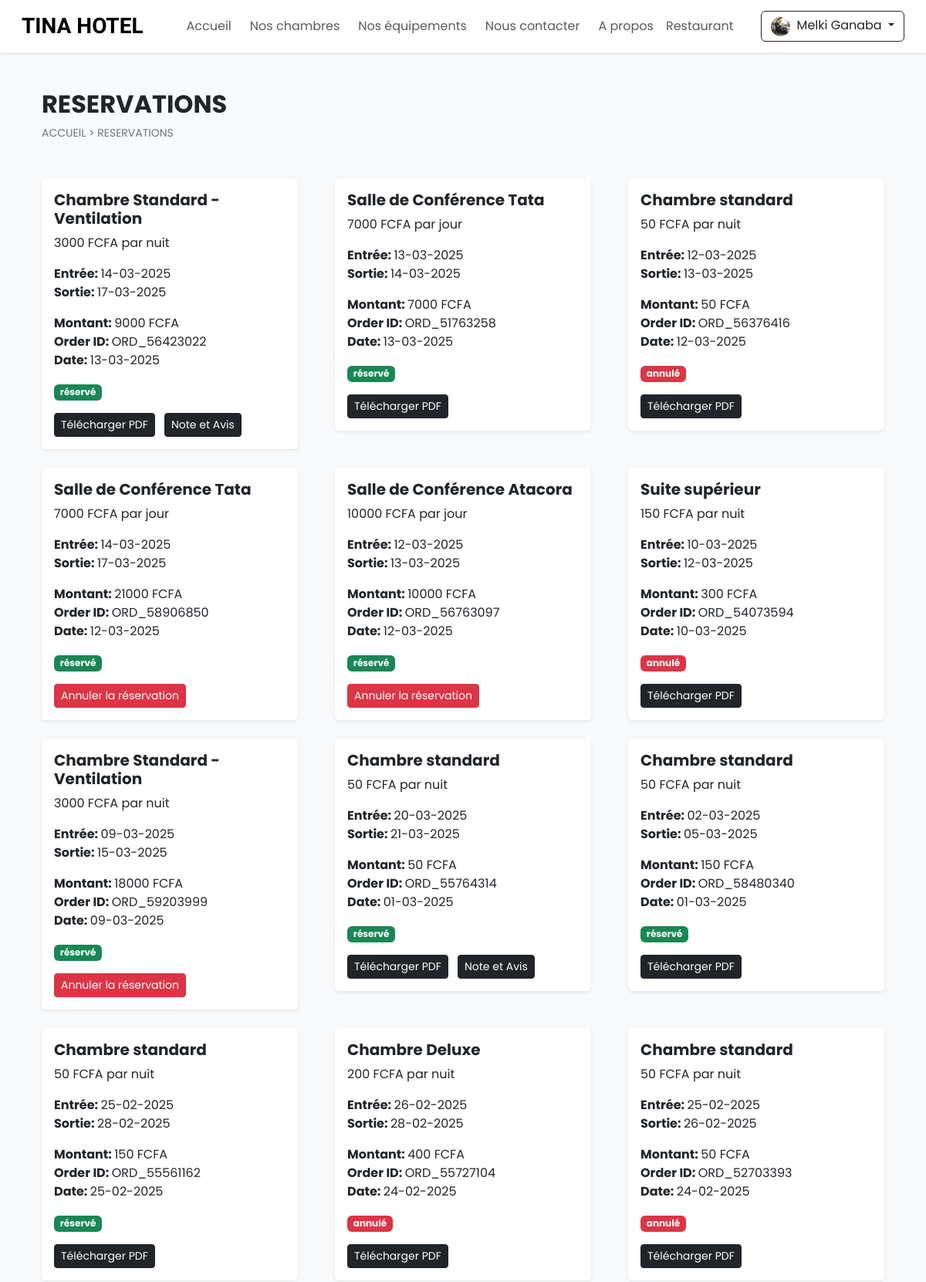
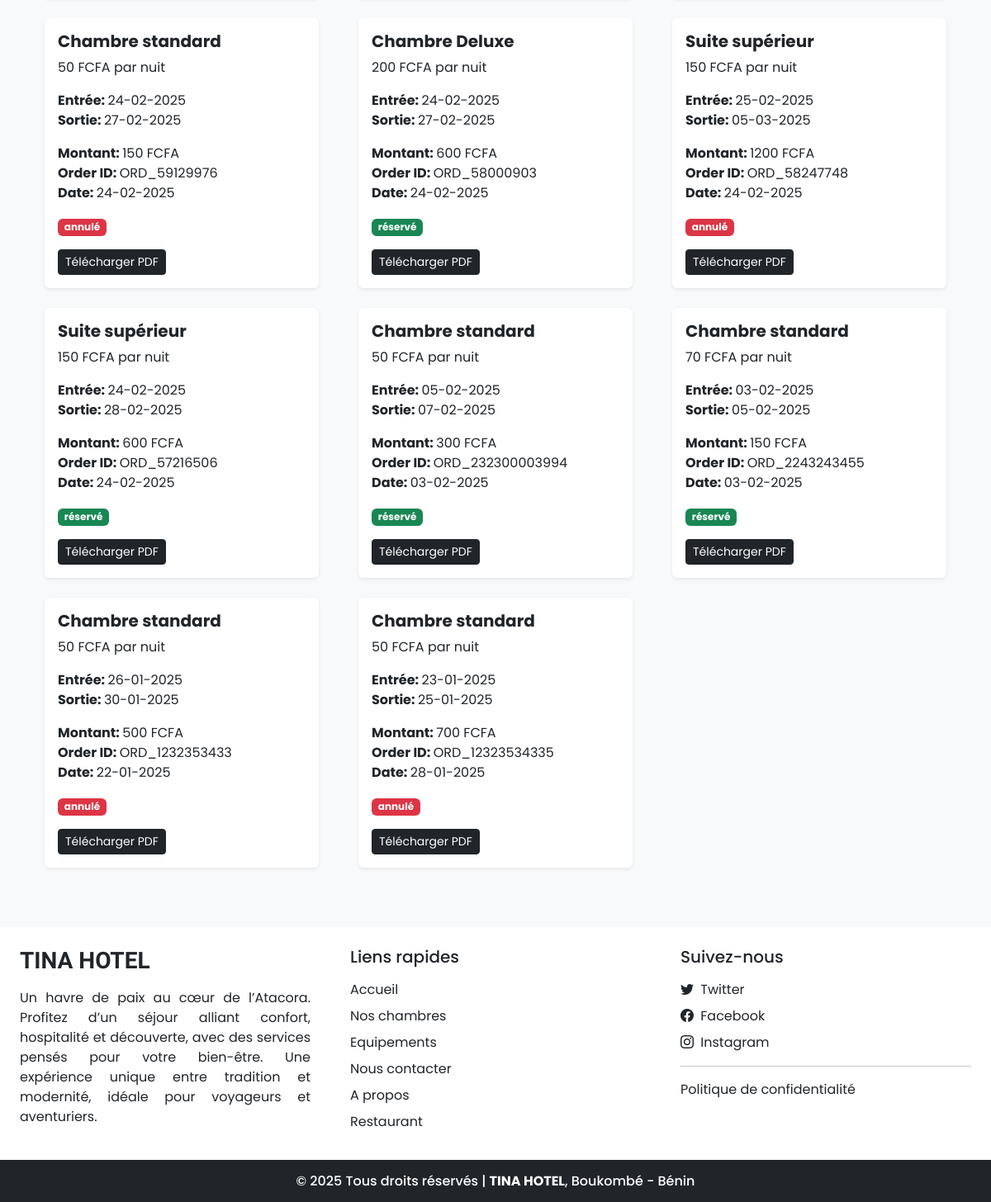
The page /bookings.php (signed in) on the database its author committed (2 pictures, top to bottom).
### tables this page shows
CREATE TABLE `settings` (
  `sr_no` int NOT NULL,
  `site_title` varchar(50) NOT NULL,
  `site_about` varchar(250) NOT NULL,
  `shutdown` tinyint(1) NOT NULL
);

CREATE TABLE `booking_order` (
  `booking_id` int NOT NULL,
  `user_id` int NOT NULL,
  `room_id` int NOT NULL,
  `check_in` date NOT NULL,
  `check_out` date NOT NULL,
  `arrival` int NOT NULL DEFAULT '0',
  `refund` int DEFAULT NULL,
  `booking_status` varchar(100) NOT NULL DEFAULT 'pending',
  `order_id` varchar(150) NOT NULL,
  `trans_id` varchar(200) DEFAULT NULL,
  `trans_amount` int NOT NULL,
  `trans_status` varchar(100) NOT NULL DEFAULT 'pending',
  `trans_res_msg` varchar(200) DEFAULT NULL,
  `rate_review` int DEFAULT NULL,
  `datentime` datetime NOT NULL DEFAULT CURRENT_TIMESTAMP
);

CREATE TABLE `booking_details` (
  `sr_no` int NOT NULL,
  `booking_id` int NOT NULL,
  `room_name` varchar(100) NOT NULL,
  `price` int NOT NULL,
  `total_pay` int NOT NULL,
  `room_no` varchar(100) DEFAULT NULL,
  `user_name` varchar(100) NOT NULL,
  `phonenum` varchar(100) NOT NULL,
  `address` varchar(150) NOT NULL,
  `nationality` varchar(100) NOT NULL,
  `profession` varchar(100) NOT NULL,
  `motif` varchar(100) NOT NULL
);

CREATE TABLE `rooms` (
  `id` int NOT NULL,
  `name` varchar(150) NOT NULL,
  `type` varchar(100) NOT NULL,
  `area` int NOT NULL,
  `price` int NOT NULL,
  `quantity` int NOT NULL,
  `adult` int NOT NULL,
  `children` int NOT NULL,
  `description` varchar(350) NOT NULL,
  `status` tinyint NOT NULL DEFAULT '1',
  `removed` int NOT NULL DEFAULT '0'
);

### admin/includes/db_config.php (called while the page is built, shortened)
<?php
function select($sql,$values,$datatypes){
    $con = $GLOBALS['con'];
    if($stmt = mysqli_prepare($con,$sql))
    {
        mysqli_stmt_bind_param($stmt,$datatypes,...$values);
        if(mysqli_stmt_execute($stmt)){
            $res = mysqli_stmt_get_result($stmt);
            return $res;
        }
        else{
            mysqli_stmt_close($stmt);
            die("Query cannot be executed - Select");
        }
    }else{
        die("Query cannot be prepared - Select");
    }
}
?>

### bookings.php (the view, shortened to what this page needs)
<!DOCTYPE html>
<html lang="en">
<head>
    <?php require('includes/links.php'); ?>
</head>
<body class="bg-light">
    <?php
    require("includes/header.php");
    ?>
    <div class="container">
        <div class="row">
            <div class="col-12 my-5 mb-5 px-4">
                <h2 class="fw-bold">RESERVATIONS</h2>
                <div style="font-size: 14px;">
                    <a href="index.php" class="text-secondary text-decoration-none">ACCUEIL</a>
                    <span class="text-secondary"> > </span>
                    <a href="#" class="text-secondary text-decoration-none">RESERVATIONS</a>
                </div>
            </div>
            <?php
            $query = "SELECT bo.*,bd.*, r.type FROM `booking_order` bo
                    INNER JOIN `booking_details` bd ON bo.booking_id = bd.booking_id
                    INNER JOIN rooms r ON bd.room_name = r.name
                    WHERE ((bo.booking_status = 'booked')
                    OR (bo.booking_status = 'cancelled'))
                    AND (bo.user_id=?)
                    ORDER BY bo.booking_id DESC";
            $result = select($query, [$_SESSION['uId']], 'i');
            while ($data = mysqli_fetch_assoc($result)) {
                $date = date("d-m-Y", strtotime($data['datentime']));
                $checkin = date("d-m-Y", strtotime($data['check_in']));
                $checkout = date("d-m-Y", strtotime($data['check_out']));
                $status_bg = "";
                $btn = "";
                $badge_span = "";
                $price = "";
                if($data['type'] == "Salle"){
                    $price = "FCFA par jour";
                }else{
                    $price = "FCFA par nuit";
                }
                if ($data['booking_status'] == 'booked') {
                    $status_bg = "bg-success";
                    $badge_span = "réservé";
                    if ($data['arrival'] == 1) {
                        $btn = "<a href='generate_pdf.php?gen_pdf&id=$data[booking_id]' class='btn btn-dark btn-sm shadow-none'>
                                    Télécharger PDF
                                </a>
                            ";
                        if ($data['rate_review'] == 0) {
                            $btn .= "<button type='button' onclick='review_room($data[booking_id],$data[room_id])' class='btn btn-dark btn-sm shadow-none ms-2' data-bs-toggle='modal' data-bs-target='#reviewModal'>
                                    Note et Avis
                                </button>
                            ";
                        }
                    } else {
                        $btn = " <button onclick='cancel_booking($data[booking_id])' type='button' class='btn btn-danger btn-sm shadow-none'>
                                    Annuler la réservation
                                </button>
                            ";
                    }
                } else if ($data['booking_status'] == 'cancelled') {
                    $status_bg = "bg-danger";
                    $badge_span = "annulé";
                    $btn = "<a href='generate_pdf.php?gen_pdf&id=$data[booking_id]' class='btn btn-dark btn-sm shadow-none'>
                                Télécharger PDF
                            </a>
                        ";
                }
                echo <<<bookings
                    <div class='col-md-4 px-4 mb-4'>
                        <div class='bg-white p-3 rounded shadow-sm'>
                            <h5 class='fw-bold'>$data[room_name]</h5>
                            <p>$data[price] $price</p>
                            <p>
                                <b>Entrée: </b> $checkin <br>
                                <b>Sortie: </b> $checkout
                            </p>
                            <p>
                                <b>Montant: </b> $data[trans_amount] FCFA <br>
                                <b>Order ID: </b> $data[order_id] <br>
                                <b>Date: </b> $date
                            </p>
                            <p>
                                <span class='badge $status_bg'>$badge_span</span>
                            </p>
                            $btn
                        </div>
                    </div>
                bookings;
            }
            ?>
        </div>
    </div>
    <?php require("includes/footer.php"); ?>
</body>
</html>

### includes/header.php (shortened to what this page needs)
<nav id="nav-bar" class="navbar navbar-expand-lg navbar-light bg-white px-lg-3 py-lg-2 shadow-sm sticky-top">
    <div class="container-fluid">
        <a class="navbar-brand me-5 fw-bold fs-3 h-font" href="index.php"><?php echo $settings_r['site_title'] ?></a>
        <div class="collapse navbar-collapse" id="navbarSupportedContent">
            <ul class="navbar-nav me-auto mb-2 mb-lg-0">
                <li class="nav-item">
                    <a class="nav-link me-2" href="index.php">Accueil</a>
                </li>
                <li class="nav-item">
                    <a class="nav-link me-2" href="rooms.php">Nos chambres</a>
                </li>
                <li class="nav-item">
                    <a class="nav-link me-2" href="facilities.php">Nos équipements</a>
                </li>
                <li class="nav-item">
                    <a class="nav-link me-2" href="contact.php">Nous contacter</a>
                </li>
                <li class="nav-item">
                    <a class="nav-link" href="about.php">A propos</a>
                </li>
                <li class="nav-item">
                    <a class="nav-link" href="restaurant.php">Restaurant</a>
                </li>
            </ul>
            <div class="d-flex">
                <?php
                if (isset($_SESSION['login']) && $_SESSION['login'] == true) {
                    $path = USERS_IMG_PATH;
                    echo <<<data
                            <div class="btn-group">
                                <button type="button" class="btn btn-outline-dark shadow-none dropdown-toggle" data-bs-toggle="dropdown" data-bs-display="static" aria-expanded="false">
                                    <img src="$path$_SESSION[uProfile]" style="width: 25px; height: 25px;" class="me-1 rounded-circle">
                                    $_SESSION[uName]
                                </button>
                                <ul class="dropdown-menu dropdown-menu-lg-end">
                                    <li><a class="dropdown-item" href="profile.php">Profile</a></li>
                                    <li><a class="dropdown-item" href="bookings.php">Réservations</a></li>
                                    <li><a class="dropdown-item" href="logout.php">Déconnexion</a></li>
                                </ul>
                            </div>
                        data;
                }
                ?>
            </div>
        </div>
    </div>
</nav>

### includes/footer.php (shortened to what this page needs)
<div class="container-fluid bg-white mt-5">
    <div class="row">
        <div class="col-lg-4 p-4">
            <h3 class="h-font fw-bold fs-3 mb-3"><?php echo $settings_r['site_title'] ?></h3>
            <p style="text-align: justify;">
                <?php echo $settings_r['site_about'] ?>
            </p>
        </div>
        <div class="col-lg-4 p-4">
            <h5 class="mb-3">Liens rapides</h5>
            <a href="index.php" class="d-inline-block mb-2 text-dark text-decoration-none">Accueil</a><br>
            <a href="rooms.php" class="d-inline-block mb-2 text-dark text-decoration-none">Nos chambres</a><br>
            <a href="facilities.php" class="d-inline-block mb-2 text-dark text-decoration-none">Equipements</a><br>
            <a href="contact.php" class="d-inline-block mb-2 text-dark text-decoration-none">Nous contacter</a><br>
            <a href="about.php" class="d-inline-block mb-2 text-dark text-decoration-none">A propos</a><br>
            <a href="restaurant.php" class="d-inline-block mb-2 text-dark text-decoration-none">Restaurant</a>
        </div>
        <div class="col-lg-4 p-4">
            <h5 class="mb-3">Suivez-nous</h5>
            <?php
            if ($contact_r['tw'] != '') {
                echo <<<data
                <a href="$contact_r[tw]" class="d-inline-block text-dark text-decoration-none mb-2">
                    <i class="bi bi-twitter me-1"></i> Twitter
                </a><br>
            data;
            }
            ?>
            <a href="<?php echo $contact_r['fb'] ?>" class="d-inline-block text-dark text-decoration-none mb-2">
                <i class="bi bi-facebook me-1"></i> Facebook
            </a><br>
            <a href="<?php echo $contact_r['insta'] ?>" class="d-inline-block text-dark text-decoration-none">
                <i class="bi bi-instagram me-1"></i> Instagram
            </a>
            <hr class="my-3">
            <a href="privacy-policy.php" class="d-inline-block text-dark text-decoration-none">
                Politique de confidentialité
            </a>
        </div>
    </div>
</div>
<h6 class="text-center bg-dark text-white p-3 m-0">
    <span id="dev-info" style="cursor: pointer;">© <?php echo date("Y"); ?></span> Tous droits réservés |
    <b><?php echo $settings_r['site_title']; ?></b>, Boukombé - Bénin
</h6>

### css/common.css (style rules this page uses)
:root { --teal: #F57C21; --teal_hover: #D96A1D; }
* { font-family: 'Poppins', sans-serif; }
.h-font { font-family: 'Merienda', cursive; }

### rows shown on the page
settings: site_title "TINA HOTEL", site_about "Un havre de paix au cœur de l’Atacora. Profitez d’un séjour alliant confort, hospitalité et découverte, avec des services pensés pour votre bien-être. Une expérience unique entre tradition et modernité, idéale pour voyageurs et aventuriers."
booking_order: booking_details.room_name "Chambre Standard - Ventilation", booking_details.price "3000", room.type "FCFA par nuit", check_in "14-03-2025", check_out "17-03-2025", trans_amount "9000", order "ORD_56423022", datentime "13-03-2025", booking_status "réservé"
booking_order: booking_details.room_name "Salle de Conférence Tata", booking_details.price "7000", room.type "FCFA par jour", check_in "13-03-2025", check_out "14-03-2025", trans_amount "7000", order "ORD_51763258", datentime "13-03-2025", booking_status "réservé"
booking_order: booking_details.room_name "Chambre standard", booking_details.price "50", room.type "FCFA par nuit", check_in "12-03-2025", check_out "13-03-2025", trans_amount "50", order "ORD_56376416", datentime "12-03-2025", booking_status "annulé"
booking_order: booking_details.room_name "Salle de Conférence Tata", booking_details.price "7000", room.type "FCFA par jour", check_in "14-03-2025", check_out "17-03-2025", trans_amount "21000", order "ORD_58906850", datentime "12-03-2025", booking_status "réservé"
booking_order: booking_details.room_name "Salle de Conférence Atacora", booking_details.price "10000", room.type "FCFA par jour", check_in "12-03-2025", check_out "13-03-2025", trans_amount "10000", order "ORD_56763097", datentime "12-03-2025", booking_status "réservé"
booking_order: booking_details.room_name "Suite supérieur", booking_details.price "150", room.type "FCFA par nuit", check_in "10-03-2025", check_out "12-03-2025", trans_amount "300", order "ORD_54073594", datentime "10-03-2025", booking_status "annulé"
booking_order: booking_details.room_name "Chambre Standard - Ventilation", booking_details.price "3000", room.type "FCFA par nuit", check_in "09-03-2025", check_out "15-03-2025", trans_amount "18000", order "ORD_59203999", datentime "09-03-2025", booking_status "réservé"
booking_order: booking_details.room_name "Chambre standard", booking_details.price "50", room.type "FCFA par nuit", check_in "20-03-2025", check_out "21-03-2025", trans_amount "50", order "ORD_55764314", datentime "01-03-2025", booking_status "réservé"
booking_order: booking_details.room_name "Chambre standard", booking_details.price "50", room.type "FCFA par nuit", check_in "02-03-2025", check_out "05-03-2025", trans_amount "150", order "ORD_58480340", datentime "01-03-2025", booking_status "réservé"
booking_order: booking_details.room_name "Chambre standard", booking_details.price "50", room.type "FCFA par nuit", check_in "25-02-2025", check_out "28-02-2025", trans_amount "150", order "ORD_55561162", datentime "25-02-2025", booking_status "réservé"
booking_order: booking_details.room_name "Chambre Deluxe", booking_details.price "200", room.type "FCFA par nuit", check_in "26-02-2025", check_out "28-02-2025", trans_amount "400", order "ORD_55727104", datentime "24-02-2025", booking_status "annulé"
booking_order: booking_details.room_name "Chambre standard", booking_details.price "50", room.type "FCFA par nuit", check_in "25-02-2025", check_out "26-02-2025", trans_amount "50", order "ORD_52703393", datentime "24-02-2025", booking_status "annulé"
booking_order: booking_details.room_name "Chambre standard", booking_details.price "50", room.type "FCFA par nuit", check_in "24-02-2025", check_out "27-02-2025", trans_amount "150", order "ORD_59129976", datentime "24-02-2025", booking_status "annulé"
booking_order: booking_details.room_name "Chambre Deluxe", booking_details.price "200", room.type "FCFA par nuit", check_in "24-02-2025", check_out "27-02-2025", trans_amount "600", order "ORD_58000903", datentime "24-02-2025", booking_status "réservé"
booking_order: booking_details.room_name "Suite supérieur", booking_details.price "150", room.type "FCFA par nuit", check_in "25-02-2025", check_out "05-03-2025", trans_amount "1200", order "ORD_58247748", datentime "24-02-2025", booking_status "annulé"
booking_order: booking_details.room_name "Suite supérieur", booking_details.price "150", room.type "FCFA par nuit", check_in "24-02-2025", check_out "28-02-2025", trans_amount "600", order "ORD_57216506", datentime "24-02-2025", booking_status "réservé"
booking_order: booking_details.room_name "Chambre standard", booking_details.price "50", room.type "FCFA par nuit", check_in "05-02-2025", check_out "07-02-2025", trans_amount "300", order "ORD_232300003994", datentime "03-02-2025", booking_status "réservé"
booking_order: booking_details.room_name "Chambre standard", booking_details.price "70", room.type "FCFA par nuit", check_in "03-02-2025", check_out "05-02-2025", trans_amount "150", order "ORD_2243243455", datentime "03-02-2025", booking_status "réservé"
booking_order: booking_details.room_name "Chambre standard", booking_details.price "50", room.type "FCFA par nuit", check_in "26-01-2025", check_out "30-01-2025", trans_amount "500", order "ORD_1232353433", datentime "22-01-2025", booking_status "annulé"
booking_order: booking_details.room_name "Chambre standard", booking_details.price "50", room.type "FCFA par nuit", check_in "23-01-2025", check_out "25-01-2025", trans_amount "700", order "ORD_12323534335", datentime "28-01-2025", booking_status "annulé"

### other values the page prints
$_SESSION[uName] "Melki Ganaba"
